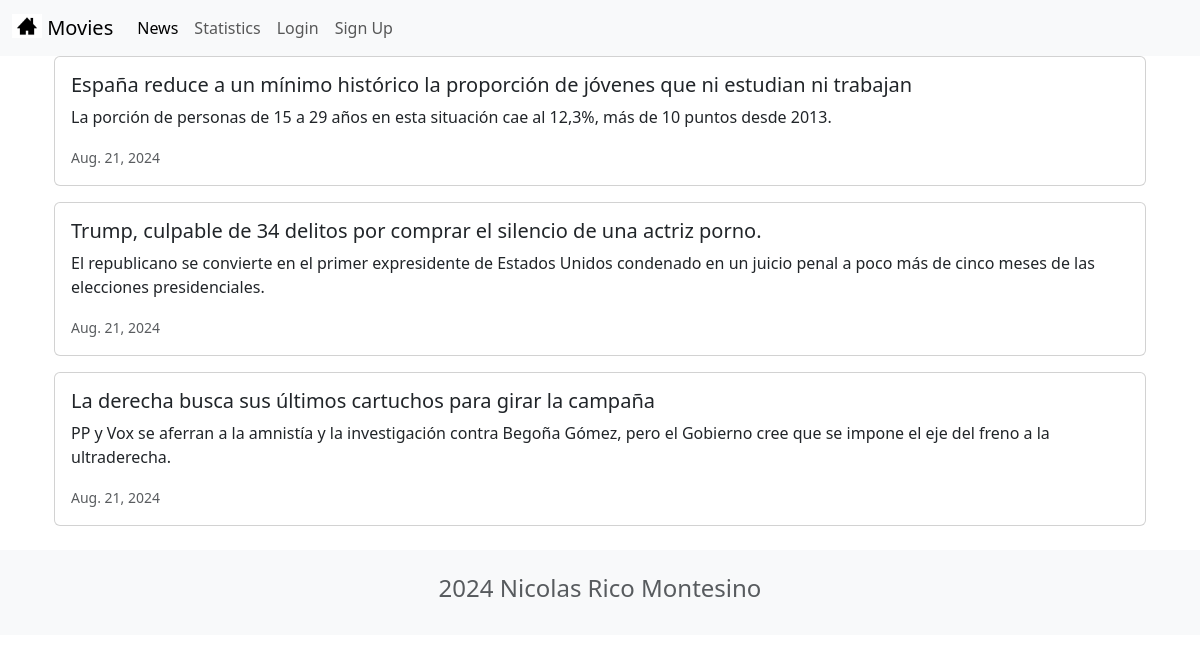
Page /news/ on the committed database.
### news/models.py (models this page shows, shortened)
class News(models.Model):
    headline = models.CharField(max_length=200)
    body = models.TextField()
    date = models.DateField()

### news/views.py (the view)
# urls.py: path('news/', include('news.urls')),
def news(request):
    newss = News.objects.all().order_by('-date')
    return render(request, 'news.html', {'newss': newss})

### news/templates/news.html
{% extends 'base.html' %}
{% block content %}
<div class="container">
    {% for news in newss %}
    <div class="card mb-3">
        <div class="row g-0">
            <div class="col-md-12">
                <div class="card-body">
                    <h5 class="card-title">{{ news.headline }}</h5>
                    <p class="card-text">{{ news.body }}</p>
                    <p class="card-text"><small class="text-muted">{{ news.date }}</small></p>
                </div>
            </div>
        </div>
    </div>
    {% endfor %}
</div>
{% endblock content %}

### rows in the picture
News: headline "España reduce a un mínimo histórico la proporción de jóvenes que ni estudian ni trabajan", body "La porción de personas de 15 a 29 años en esta situación cae al 12,3%, más de 10 puntos desde 2013.", date "Aug. 21, 2024"
News: headline "Trump, culpable de 34 delitos por comprar el silencio de una actriz porno.", body "El republicano se convierte en el primer expresidente de Estados Unidos condenado en un juicio penal a poco más de cinco meses de las elecciones presidenciales.", date "Aug. 21, 2024"
News: headline "La derecha busca sus últimos cartuchos para girar la campaña", body "PP y Vox se aferran a la amnistía y la investigación contra Begoña Gómez, pero el Gobierno cree que se impone el eje del freno a la ultraderecha.", date "Aug. 21, 2024"
